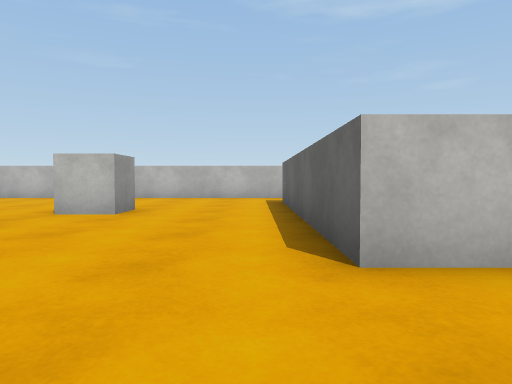
[1] (above)

18 first-person views from a walk through a Unity game level. The camera is 0.58 m above the floor, tilts 2° down and sees 70° across. The floor is counted in squares, 1 m on a side. Each view is taken from the middle of a square. On the plan, view 1 faces up. The plan holds only what a view shows up to about 10 squares ahead; the rest is blank. The player is left out. Surface patterns are stand-ins for the level's own textures.

[2]
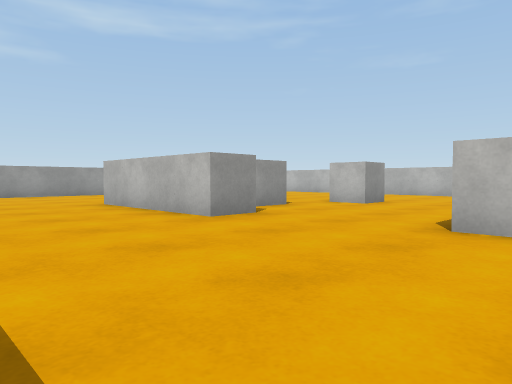

[3]
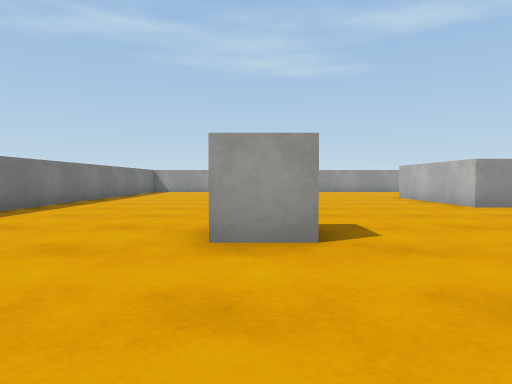

[4]
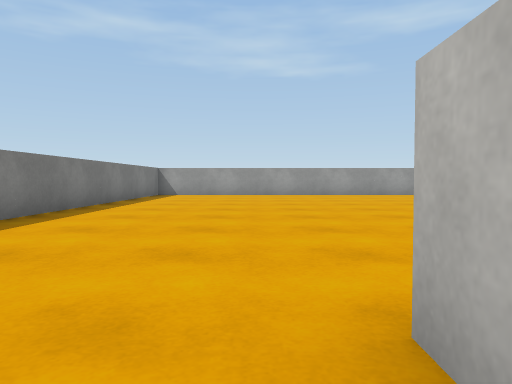

[5]
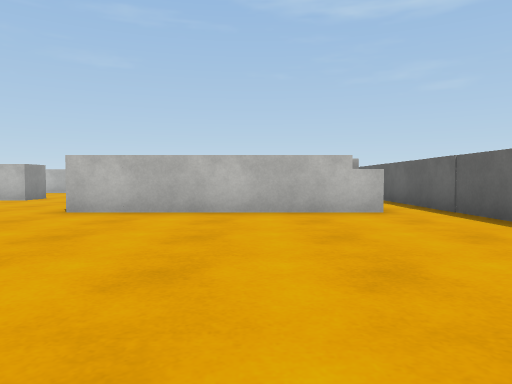

[6]
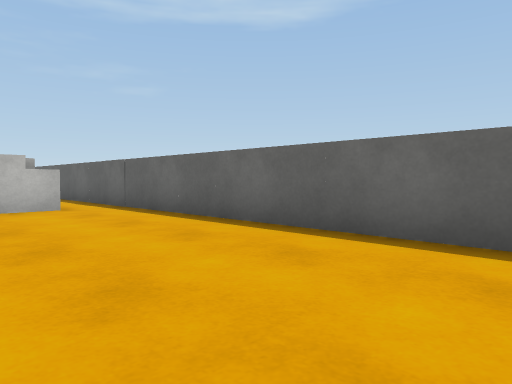

[7]
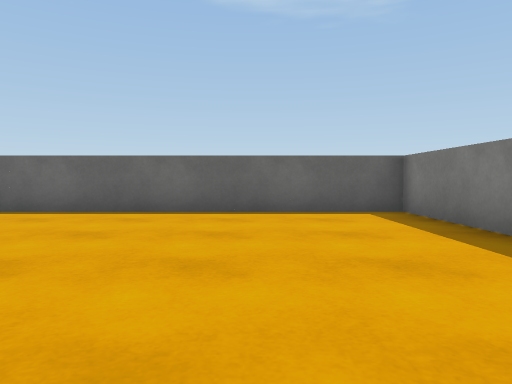

[8]
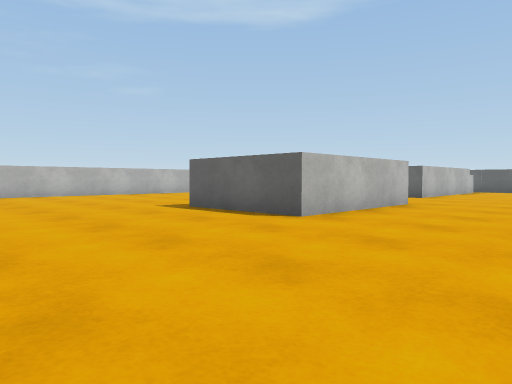

[9]
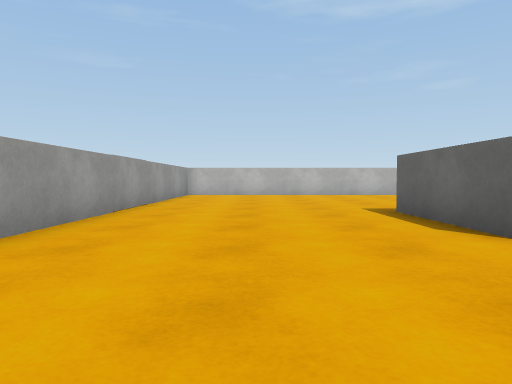

[10]
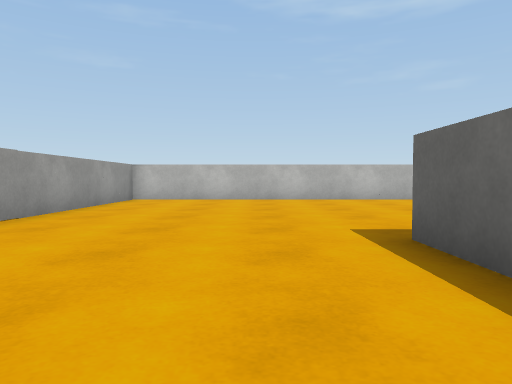

[11]
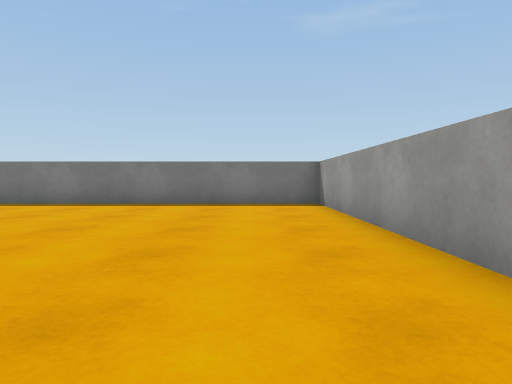

[12]
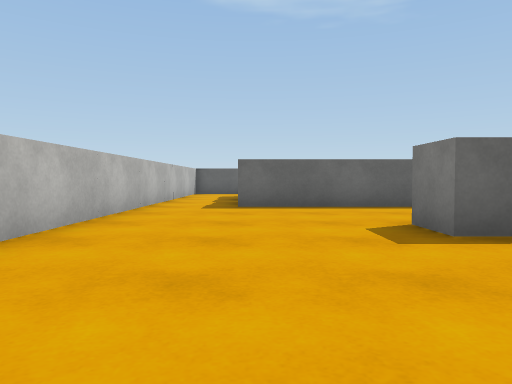

[13]
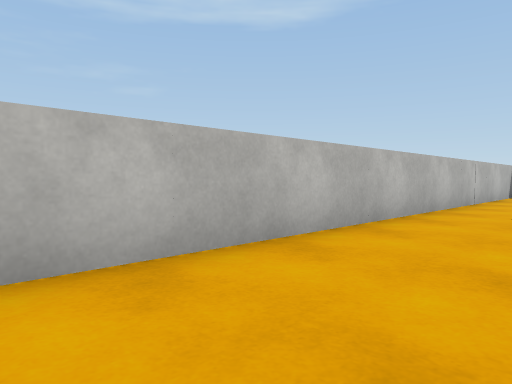

[14]
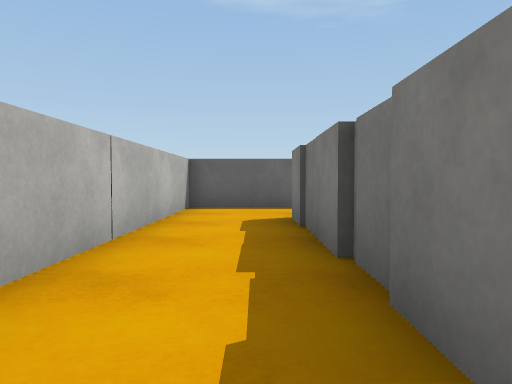

[15]
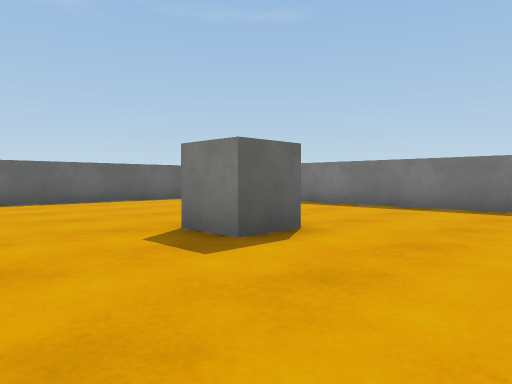

[16]
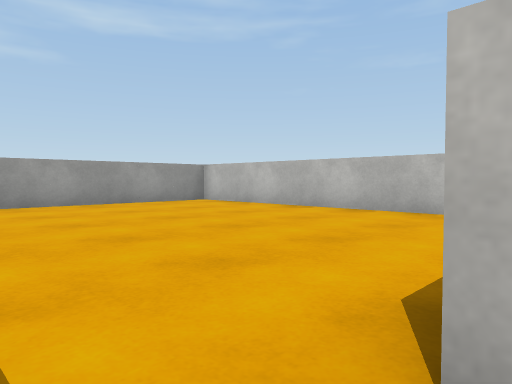

[17]
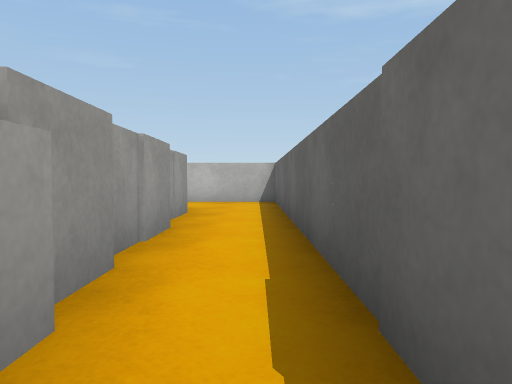

[18]
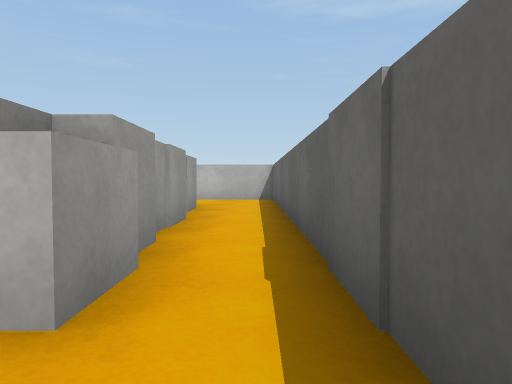

### Floor plan
Points are (right, up) in squares from view 1. A wall is a line through its corners. A room is listed if a view was taken in it or the views show most of it. See-through windows are left out.
Room 1 (views 1, 2, 3, 4, 5, 6, 7, 8, 9, 10, 11, 12, 13, 14, 15, 16, 17, 18)
walls: (-2.5, 2.5) (-2.5, 1.5) (-6.5, 1.5) (-6.5, 4.5); (-3.5, 4.5) (-3.5, 3.5); (-3.3, 6.4) (-3.3, 7) (-2.3, 7) (-2.3, 6) (-3.4, 6); (1.2, -3.4) (0.7, -3.4) (0.7, -2.4) (1.7, -2.4) (1.7, -3.5); (-11.5, -1.1) (-11.5, -7.6) (7.5, -7.6) (7.5, 11.4) (-10.9, 11.4); (6.2, 4.5) (6.2, 2.4) (0.7, 2.4) (0.7, 9.4) (5.5, 9.4); (5.9, 6.5) (5.9, 4.8); (5.9, 8.5) (5.9, 7.1); (-11.5, 11) (-11.5, 1.5)

Positions as (right, up) in squares from view 1, and headings:
1: (0, 0), facing up
2: (2, -2), facing up-left
3: (5, -3), facing left
4: (2, -4), facing left
5: (4, -4), facing up
6: (4, -5), facing up-right
7: (1, -5), facing right
8: (-11, -2), facing up-right
9: (-9, -2), facing up
10: (-8, 1), facing up
11: (-10, 1), facing down
12: (-7, 9), facing right
13: (-6, 9), facing up-right
14: (0, 10), facing right
15: (-2, 0), facing down-right
16: (-3, 5), facing up-left
17: (7, 2), facing up
18: (7, 1), facing up
